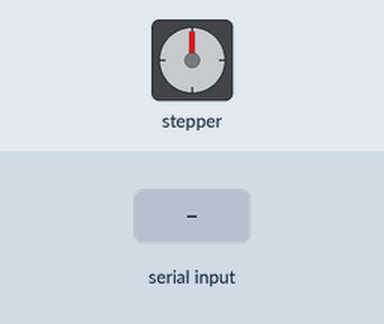
The sketch below on a simulated Arduino Uno, built with avr-gcc and run on an emulated ATmega328P. On the bench: stepper motor. Wiring (inferred from the names in the program): stepper motor driver (1300 steps per turn assumed): step pin 3; direction pin 2. The test bench sets the inputs (shaded band). What the sketch prints to the serial monitor is not drawn.

Above: at 1.2 s.
1.3 s: "1\n" received over Serial
Timing chart, 0 to 10.6 s (numbered marks = the images above; inputs shaded):
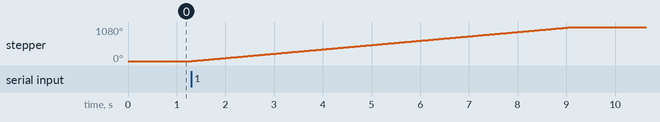

Measured:
- after the input at 1.3 s, stepper: turns 1080° clockwise in 7.8 s, starting at once

The sketch:

Int32_python_arduino_TB6560.ino
```cpp
int rev = 3;
//
int pos = 0;
#define dirPin 2
#define stepPin 3
#define stepsPerRevolution 1300
#define dtime 1000
//
#define rest 0
int32_t order = 5;
int state = 0;
//
int i = 0;
unsigned long past = 0; // 과거 시간 저장 변수
//

void setup() {
  Serial.begin(1000000);
  Serial.flush();

  // Declare pins as output:
  pinMode(stepPin, OUTPUT);
  pinMode(dirPin, OUTPUT);
}

void clockwise(int lap)
{
  // Spin the stepper motor 1 revolution slowly:
  for (int i = 0; i < lap * stepsPerRevolution; i++) {
    // These four lines result in 1 step:
    digitalWrite(stepPin, HIGH);
    delayMicroseconds(dtime);
    digitalWrite(stepPin, LOW);
    delayMicroseconds(dtime);

    //Serial.println("Moving");
  }
}

void counter_clockwise(int lap)
{
  // Spin the stepper motor 1 revolution quickly:
  for (int i = 0; i < lap * stepsPerRevolution; i++) {
    // These four lines result in 1 step:
    digitalWrite(stepPin, HIGH);
    delayMicroseconds(dtime);
    digitalWrite(stepPin, LOW);
    delayMicroseconds(dtime);

    //Serial.print("Moving");
  }
}


void loop() {
  unsigned long now = millis();

 // Serial.read();
//  delay(100);


  if (Serial.available())
  {
    order = Serial.parseInt(); // Read a string until a newline character

    // Convert the string to an integer
    //order = input.toInt();

//    while (Serial.available())
//    {
//      Serial.read(); // Clear any remaining characters in the serial buffer
//    }
    Serial.read();

    past = now;
  }

  // 이전 명령이 현재와 일정 시간 초과시 명령 무효화
  if (now - past >= 5000)
  {
    Serial.print("Nomsg ");
    order = 5;
  }

  // 시리얼 메시지 전송
  Serial.print("receive: ");
  Serial.print(order);
  Serial.print(", past: ");
  Serial.print(past);
  Serial.print(", now: ");
  Serial.print(now);
  Serial.print(", state: ");
  Serial.print(state);
  Serial.print(", order: ");


  // 명령
  if (order == 1 && state == 0)
  {
    // Set the spinning direction clockwise:
    digitalWrite(dirPin, HIGH);
    Serial.println("Moving Clockwise");
    clockwise(rev);
    state = 1;
    delay(100);
  }

  else if (order == 2 && state == 1)
  {
    // Set the spinning direction counterclockwise:
    digitalWrite(dirPin, LOW);
    Serial.println("Moving Counter Clockwise");
    counter_clockwise(rev);
    state = 0;
    delay(100);
  }

  else
  {
    Serial.println("rest");
  }
}
```
